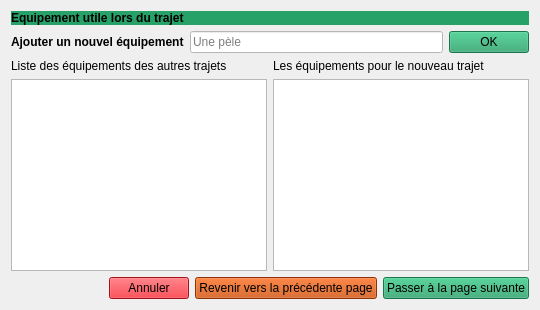
      <widget class="QWidget" name="add_circuit_page_2">
       <layout class="QVBoxLayout" name="verticalLayout_8">
        <item>
         <widget class="QLabel" name="label_16">
          <property name="font">
           <font>
            <bold>true</bold>
           </font>
          </property>
          <property name="styleSheet">
           <string notr="true">background-color: rgb(38, 162, 105);</string>
          </property>
          <property name="text">
           <string>Equipement utile lors du trajet</string>
          </property>
          <property name="alignment">
           <set>Qt::AlignmentFlag::AlignLeading|Qt::AlignmentFlag::AlignLeft|Qt::AlignmentFlag::AlignVCenter</set>
          </property>
         </widget>
        </item>
        <item>
         <layout class="QHBoxLayout" name="horizontalLayout_5">
          <item>
           <widget class="QLabel" name="label_18">
            <property name="font">
             <font>
              <bold>true</bold>
             </font>
            </property>
            <property name="text">
             <string>Ajouter un nouvel équipement</string>
            </property>
           </widget>
          </item>
          <item>
           <widget class="QLineEdit" name="add_new_tool_input">
            <property name="styleSheet">
             <string notr="true">background-color: rgb(255, 255, 255);</string>
            </property>
            <property name="placeholderText">
             <string>Une pèle</string>
            </property>
           </widget>
          </item>
          <item>
           <widget class="QPushButton" name="new_tool_input_validation_btn">
            <property name="styleSheet">
             <string notr="true">background-color: rgb(38, 162, 105);</string>
            </property>
            <property name="text">
             <string>OK</string>
            </property>
           </widget>
          </item>
         </layout>
        </item>
        <item>
         <layout class="QGridLayout" name="gridLayout_4">
          <item row="0" column="0">
           <widget class="QLabel" name="label_19">
            <property name="text">
             <string>Liste des équipements des autres trajets</string>
            </property>
           </widget>
          </item>
          <item row="0" column="1">
           <widget class="QLabel" name="label_20">
            <property name="text">
             <string>Les équipements pour le nouveau trajet</string>
            </property>
           </widget>
          </item>
          <item row="1" column="0">
           <widget class="QTableView" name="table_view_to_list_old_tool"/>
          </item>
          <item row="1" column="1">
           <widget class="QTableView" name="table_view_to_list_all_tool_for_new_tour"/>
          </item>
         </layout>
        </item>
        <item>
         <layout class="QHBoxLayout" name="horizontalLayout_6">
          <item>
           <spacer name="horizontalSpacer_4">
            <property name="orientation">
             <enum>Qt::Orientation::Horizontal</enum>
            </property>
            <property name="sizeHint" stdset="0">
             <size>
              <width>40</width>
              <height>20</height>
             </size>
            </property>
           </spacer>
          </item>
          <item>
           <widget class="QPushButton" name="btn_cancel_processus">
            <property name="styleSheet">
             <string notr="true">background-color: rgb(224, 27, 36);</string>
            </property>
            <property name="text">
             <string>Annuler</string>
            </property>
           </widget>
          </item>
          <item>
           <widget class="QPushButton" name="btn_back_to_first_page_adding_tour">
            <property name="styleSheet">
             <string notr="true">background-color: rgb(198, 70, 0);</string>
            </property>
            <property name="text">
             <string>Revenir vers la précédente page</string>
            </property>
           </widget>
          </item>
          <item>
           <widget class="QPushButton" name="btn_to_the_next_step_adrenaline">
            <property name="styleSheet">
             <string notr="true">background-color: rgb(38, 162, 105);</string>
            </property>
            <property name="text">
             <string>Passer à la page suivante</string>
            </property>
           </widget>
          </item>
         </layout>
        </item>
       </layout>
      </widget>
